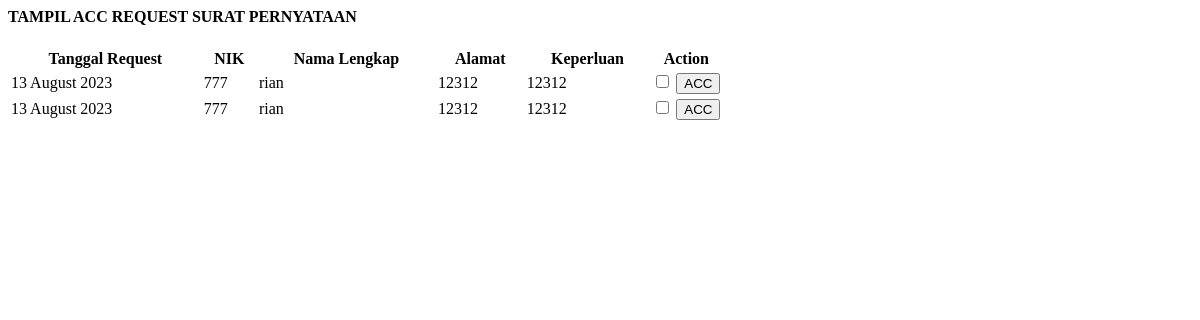
Page /demo1/acc_sp.php on the committed database.
### tables this page shows
CREATE TABLE `t_pernyataan` (
  `id_pernyataan` int(11) NOT NULL,
  `nama` varchar(100) NOT NULL,
  `tempat` varchar(60) NOT NULL,
  `tgl_lahir` date NOT NULL,
  `jenis_kelamin` varchar(60) NOT NULL,
  `nik` varchar(16) NOT NULL,
  `nomorkk` varchar(16) NOT NULL,
  `alamat` varchar(100) NOT NULL,
  `pekerjaan` varchar(60) NOT NULL,
  `menyatakan_bahwa` varchar(100) NOT NULL,
  `untuk` varchar(100) NOT NULL,
  `keterangan` varchar(60) NOT NULL DEFAULT 'Data sedang diperiksa oleh Staf',
  `acc` date NOT NULL,
  `status` int(11) NOT NULL,
  `tanggal_request` timestamp NOT NULL DEFAULT current_timestamp() ON UPDATE current_timestamp(),
  `keperluan` varchar(60) NOT NULL,
  `nik_user` varchar(60) NOT NULL,
  `request` varchar(60) NOT NULL DEFAULT 'Pernyataan'
);

### demo1/acc_sp.php (the view, shortened to what this page needs)
<?php include '../konek.php'; ?>
<link href="css/sweetalert.css" rel="stylesheet" type="text/css">
<div class="page-inner">
    <div class="row">
        <div class="col-md-12">
            <div class="card">
                <div class="card-header">
                    <div class="d-flex align-items-center">
                        <h4 class="fw-bold text-uppercase">TAMPIL ACC REQUEST SURAT PERNYATAAN</h4>
                    </div>
                </div>
                <div class="card-body">
                    <form method="POST">
                        <div class="table-responsive">
                            <table id="add7" class="display table table-striped table-hover">
                                <thead>
                                    <tr>
                                        <th>Tanggal Request</th>
                                        <th>NIK</th>
                                        <th>Nama Lengkap</th>
                                        <th>Alamat</th>
                                        <th>Keperluan</th>
                                        <th style="width: 10%">Action</th>
                                    </tr>
                                </thead>
                                <tbody>
                                    <?php
                                    $sql = "SELECT * FROM t_pernyataan  WHERE status=0";
                                    $query = mysqli_query($konek, $sql);
                                    while ($data = mysqli_fetch_array($query, MYSQLI_BOTH)) {
                                        $tgl = $data['tanggal_request'];
                                        $format = date('d F Y', strtotime($tgl));
                                        $nik = $data['nik'];
                                        $nama = $data['nama'];
                                        $alamat = $data['alamat'];
                                        $keperluan = $data['keperluan'];
                                        $id_pernyataan = $data['id_pernyataan'];
                                    ?>
                                        <tr>
                                            <td><?php echo $format; ?></td>
                                            <td><?php echo $nik; ?></td>
                                            <td><?php echo $nama; ?></td>
                                            <td><?php echo $alamat; ?></td>
                                            <td><?php echo $keperluan; ?></td>
                                            <td>
                                                <input type="checkbox" name="check[$i]" value="<?php echo $id_pernyataan; ?>">
                                                <input type="submit" name="acc" class="btn btn-primary btn-sm" value="ACC">
                                            </td>
                                        </tr>
                                    <?php
                                    }
                                    ?>
                                </tbody>
                            </table>
                        </div>
                    </form>
                </div>
            </div>
        </div>
    </div>
</div>

### rows in the picture
t_pernyataan: tanggal_request "13 August 2023", nik "777", nama "rian", alamat "12312", keperluan "12312"
t_pernyataan: tanggal_request "13 August 2023", nik "777", nama "rian", alamat "12312", keperluan "12312"
